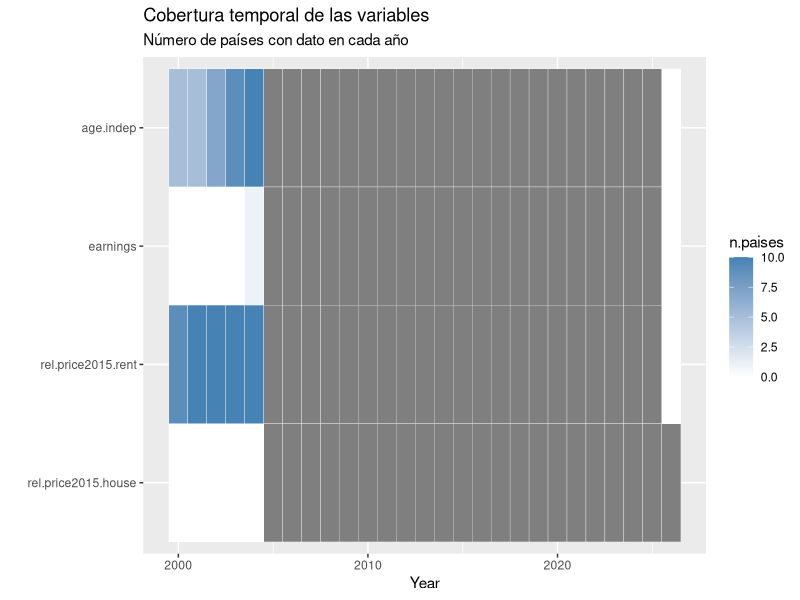
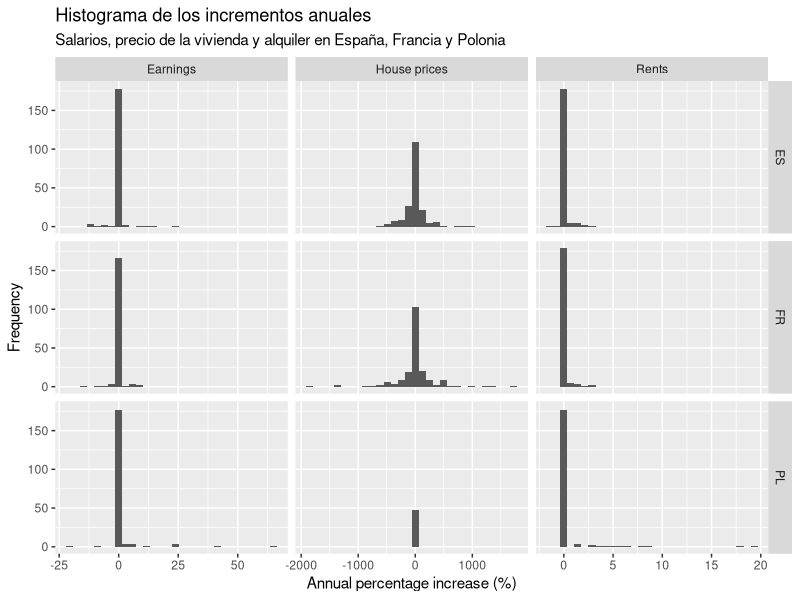
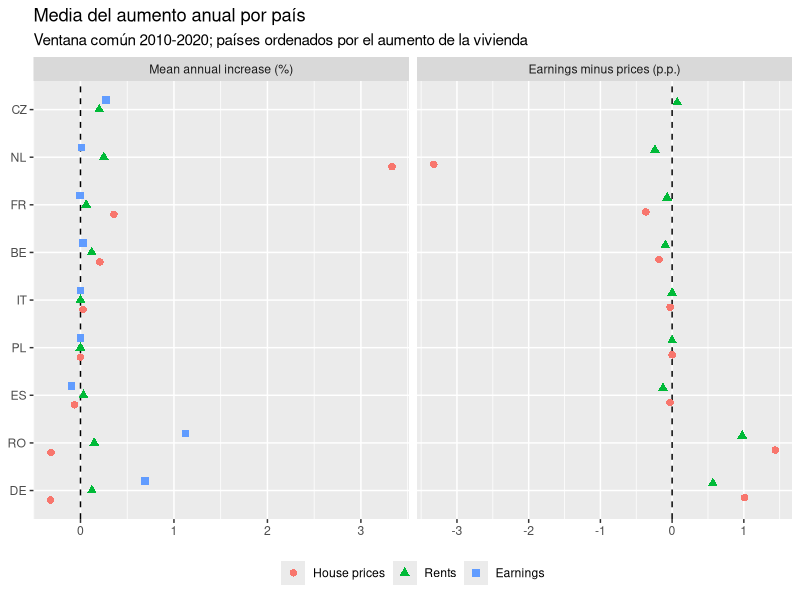
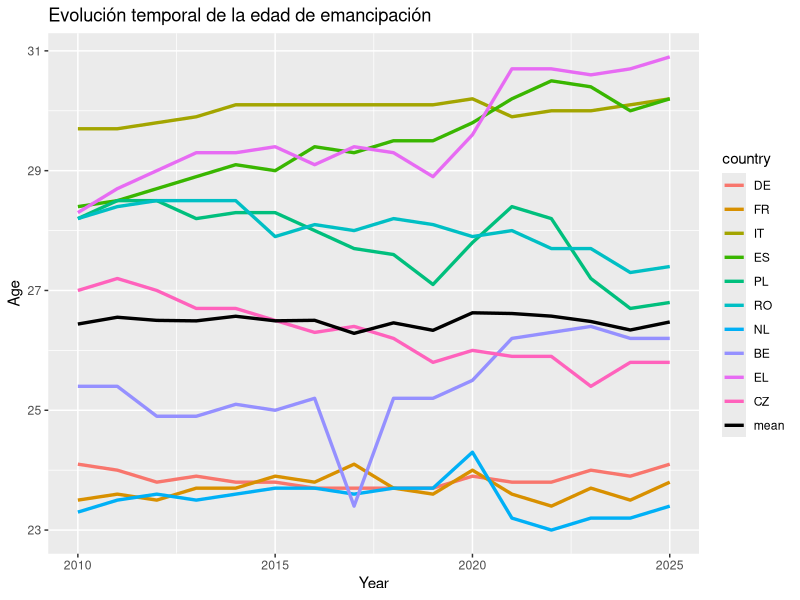
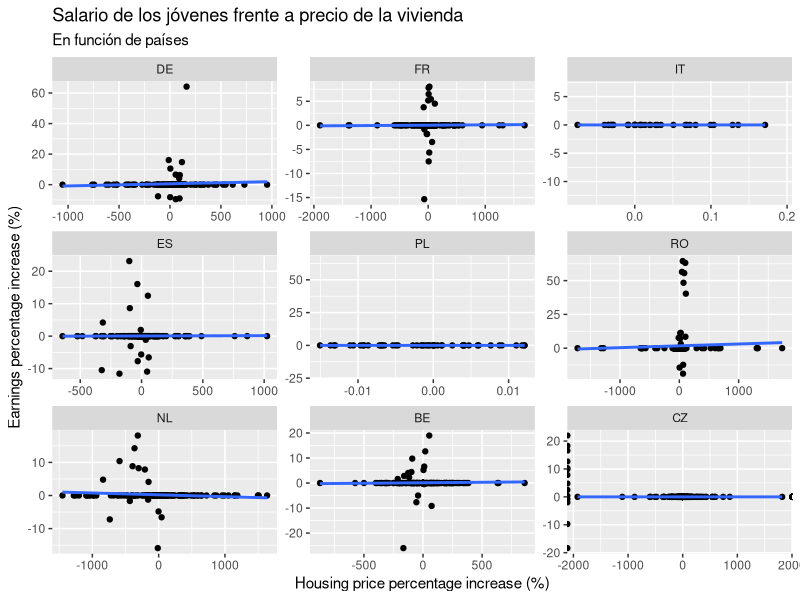
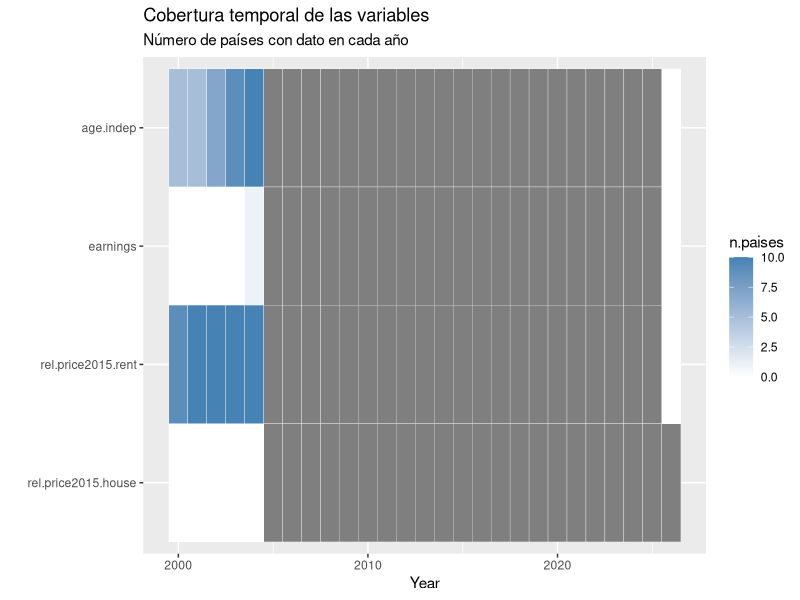
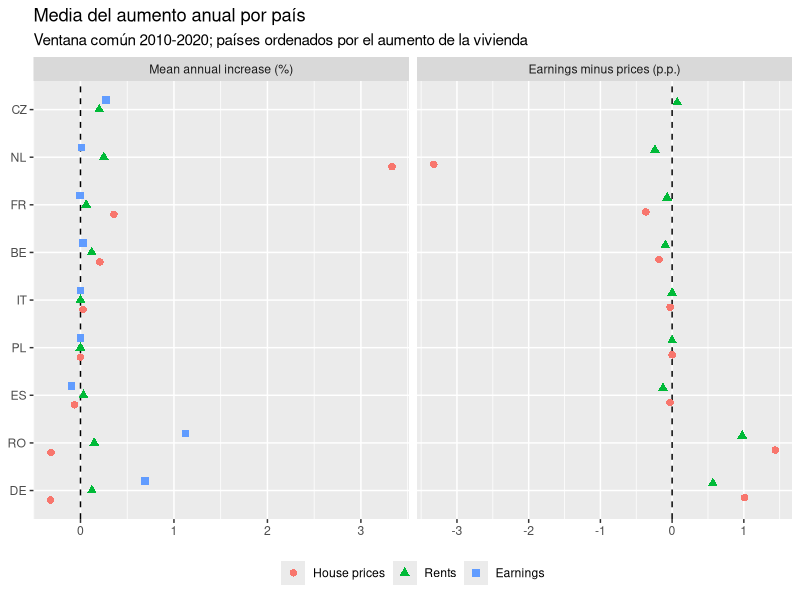
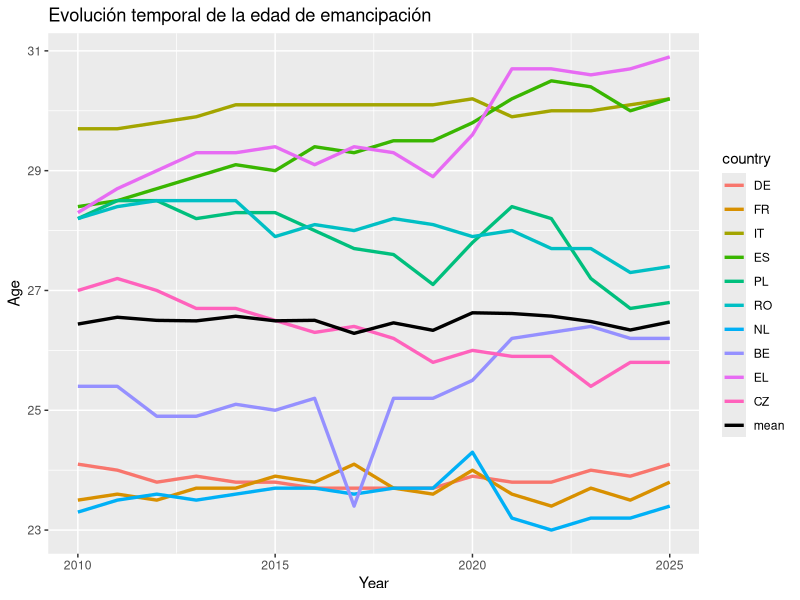

Source code (R) for these figures, in order: (Note: this script raises an error after producing the figures.)
## ---- chunk 1
knitr::opts_chunk$set(fig.width = 6.5, fig.height = 3.5, out.width = '100%',
                      echo = FALSE, message = FALSE, warning = FALSE)
# Tamaño por defecto de las figuras: 6.5 x 4.5 pulgadas, ajustadas al ancho del texto de la plantilla MDPI
## ---- chunk 2
library(readr)
library(stringr)
library(dplyr)
library(tidyr)
library(magrittr)
library(lubridate)
library(ggplot2)
library(GGally)
## ---- chunk 3
# Cargamos el dataframe
poblacion <- read_tsv('data/poblacion_paises.tsv')

# Limpiamos los nombres de la variable country para obtener los nombres de los paises
colnames(poblacion)[1] <- 'country'
poblacion %<>% mutate(country = sub("^.*,", "", country)) %>% mutate(across(-1, ~ as.numeric(gsub('[^0-9.]', '', .x))))

# Calculamos la media poblacional de cada pais desde el 2000 hasta hoy
poblacion %<>% transmute(country, population = rowMeans(select(., -country), na.rm = TRUE))

# Ordenamos los paises de mayor a menor poblacion
# Eliminamos algunos que no pertenecen politicamente a Europa
poblacion %<>% arrange(desc(population)) %>% filter(!(country %in% c('RU', 'UA', 'DE_TOT', 'TR', 'FX', 'BY', 'AZ', 'UK')))

# Nos quedamos con los nombres de los 10 primeros
mas.poblacion10 <- poblacion$country[1:10]

# Nos quedamos con los nombres de los 5 primeros
mas.poblacion5 <- poblacion$country[1:5]
## ---- chunk 4
# Cargamos el dataframe
indep.resid <- read_tsv('data/edad_independencia_residencial.tsv')

# La primera columna viene con los valores de sex y country, por lo que hay que separarlos
colnames(indep.resid)[1] <- 'sex.country'
indep.resid %<>% mutate(sex.country = sub("^.*,([^,]*,[^,]*)$", "\\1", sex.country)) %>% separate(sex.country, into = c('sex', 'country'), sep = ',') %>% mutate(sex = factor(sex))

# Aqui pasamos los valores de edad de emancipacion en funcion de año a formato tidy
# Filtramos para quedarnos con sex = 'T', el total, ya que no nos interesa la diferenciacion por sexos
# Nos quedamos con los 10 paises mas poblados
indep.resid %<>% mutate(across(c(-1, -2), ~ as.numeric(gsub('[^0-9.]', '', .x)))) %>% pivot_longer(cols = c(-1, -2), names_to = 'year', values_to = 'age.indep') %>% mutate(year = as.numeric(year)) %>% filter(sex == 'T' & country %in% mas.poblacion10) %>% select(-sex) %>% mutate(country = factor(country, levels = mas.poblacion10, labels = mas.poblacion10))
## ---- chunk 5
precio.vivienda <- read_tsv('data/precio_vivienda.tsv')

colnames(precio.vivienda)[1] <- 'country'
precio.vivienda %<>% mutate(country = sub(".*,", "", country))

precio.vivienda %<>% mutate(across(-1, ~ as.numeric(gsub('[^0-9.]', '', .x)))) %>% pivot_longer(cols = -1, names_to = 'year.quadri', values_to = 'rel.price2015.house')

# Como el indice viene por cuatrimestres, nos quedamos con 1 solo valor, el correspondiente al cuatrimestre 1
precio.vivienda %<>% separate(year.quadri, into = c('year', 'quadri'), sep = '-') %>% mutate(quadri = factor(quadri, ordered=TRUE)) %>% mutate(year = as.numeric(year)) %>% filter(country %in% mas.poblacion10 & quadri == 'Q1') %>% select(-quadri) %>% mutate(country = factor(country, levels = mas.poblacion10, labels = mas.poblacion10))
## ---- chunk 6
precio.alquiler <- read_tsv('data/precio_alquiler.tsv')

colnames(precio.alquiler)[1] <- 'country'
precio.alquiler %<>% mutate(country = sub(".*,", "", country))

precio.alquiler %<>% mutate(across(-1, ~ as.numeric(gsub('[^0-9.]', '', .x)))) %>% pivot_longer(cols = -1, names_to = 'year', values_to = 'rel.price2015.rent') %>% mutate(year = as.numeric(year)) %>% filter(country %in% mas.poblacion10) %>% mutate(country = factor(country, levels = mas.poblacion10, labels = mas.poblacion10))
## ---- chunk 7
salarios2 <- read_tsv('data/salarios2.tsv')

# Este dataframe ha sido obtenido de otra fuente
# Por eso los nombres de los paises vienen en otro formato y hay que hacer el filtrado manualmente otra vez 
salarios2 %<>% transmute(country = ref_area.label, year = time, earnings = 0.9*obs_value, source = factor(source.label))
names.country <- c('Germany', 'France', 'Italy', 'Spain', 'Poland', 'Romania', 'Netherlands', 'Belgium', 'Greece', 'Czechia')
names.country %in% salarios2$country
salarios2 %<>% filter(country %in% names.country) %>% mutate(country = factor(country, levels = names.country, labels = mas.poblacion10))

# En algunos paises se ha cambiado el metodo de cuantificar los salarios, por lo que hay saltos muy grandes de un año a otro
# Identificamos los paises en los que ha pasado esto
major.source <- salarios2 %>% count(country, source) %>% group_by(country) %>% arrange(desc(n)) %>% slice(1) %>% mutate(major.source = source) %>% select(c(-source, -n))

# Para no estropear la tendencia temporal, nos quedamos con los datos correspondientes a 1 solo metodo, del que mas observaciones haya
salarios2 %<>% full_join(major.source) %>% mutate(earnings = ifelse(source == major.source, earnings, NA)) %>% select(c(-major.source, -source))
## ---- chunk 8
# Juntamos todas las variables en un dataframe por paises y años
jovenes.df <- indep.resid %>% full_join(salarios2) %>% full_join(precio.alquiler) %>% full_join(precio.vivienda) 
## ---- chunk 9
sumario.jovenes <- data.frame(variable = colnames(jovenes.df))
sumario.jovenes$type <- sapply(jovenes.df, function(x) class(x)[1])
sumario.jovenes$levels <- sapply(jovenes.df, function(x) length(unique(x)))
sumario.jovenes$topLevel <- sapply(jovenes.df, function(x) names(which.max(table(x))))
sumario.jovenes$topCount <- sapply(jovenes.df, function(x) max(table(x)))
sumario.jovenes$topFrac <- sumario.jovenes$topCount / nrow(jovenes.df)
sumario.jovenes$missFreq <- sapply(jovenes.df, function(x) sum(is.na(x)))
sumario.jovenes$missFrac <- sumario.jovenes$missFreq / nrow(jovenes.df)


tab.df <- sumario.jovenes
num <- suppressWarnings(as.numeric(tab.df$topLevel))
tab.df$topLevel <- ifelse(is.na(num), tab.df$topLevel, format(round(num, 2), trim = TRUE, drop0trailing = TRUE))

tab.sumario <- knitr::kable(tab.df, format = 'latex', booktabs = TRUE, linesep = '', digits = 3, align = c('l', 'l', 'r', 'r', 'r', 'r', 'r', 'r'), col.names = c('Variable', 'Type', 'Levels', 'Top level', 'Top count', 'Top frac.', 'Miss. freq.', 'Miss. frac.'))
knitr::asis_output(paste0('\\begin{table}[H]\n\\caption{Resumen de las variables del conjunto de datos.}\n\\centering\\footnotesize\\setlength{\\tabcolsep}{4pt}\n', paste(tab.sumario, collapse = '\n'), '\n\\end{table}\n'))
## ---- chunk 10
dim(jovenes.df)
# Numero de registros y de variables

vars.num <- setdiff(colnames(jovenes.df)[sapply(jovenes.df, is.numeric)], 'year')
vars.num
# Variables cuantitativas continuas. 'country' es cualitativa nominal y 'year' es cuantitativa discreta (indice temporal)

por.var <- function(f) unname(sapply(jovenes.df[vars.num], f))
# Aplica una funcion a cada variable numerica y devuelve un vector sin nombres
## ---- chunk 11
cobertura <- jovenes.df %>% group_by(year) %>% summarise(across(all_of(vars.num), ~ sum(!is.na(.x)))) %>% pivot_longer(-year, names_to = 'variable', values_to = 'n.paises') %>% mutate(variable = factor(variable, levels = rev(vars.num)))

ggplot(cobertura, aes(x = year, y = variable, fill = n.paises)) + geom_tile(color = 'white') + scale_fill_gradient(low = 'white', high = 'steelblue', limits = c(0, length(unique(jovenes.df$country)))) + labs(title = 'Cobertura temporal de las variables', subtitle = 'Número de países con dato en cada año') + xlab('Year') + ylab('')
ggsave('results/univ_cobertura.pdf', width = 14, height = 10, dpi = 300)
## ---- chunk 12
# Limitamos el estudio desde el 2010 hasta el 2025
jovenes.df %<>% filter(year >= 2010 & year <= 2025)

# Obtenemos el primer año en el que comienzan las medidas de salarios y precios
# Tomamos este año como valor de referencia para poder compararlos luego mas facilmente
year.start <- jovenes.df %>% group_by(country) %>% arrange(year) %>% select(c(country, year, rel.price2015.rent, rel.price2015.house, earnings)) %>%  filter(if_all(everything(), ~ !is.na(.x))) %>% slice(1) %>% ungroup() %>% transmute(country, year.start = year)

jovenes.df <- full_join(jovenes.df, year.start)

# Ahora tomamos, para cada variable, un valor de 100 en el año de referencia, asi las podremos comparar mejor graficamente
jovenes.df %<>% group_by(country) %>% mutate(earnings = earnings/earnings[year == unique(year.start)]*100, price.rent = rel.price2015.rent/rel.price2015.rent[year == unique(year.start)]*100, price.house = rel.price2015.house/rel.price2015.house[year == unique(year.start)]*100) %>% select(c(-year.start, -rel.price2015.rent, -rel.price2015.house)) %>% ungroup()

# Calculamos los salarios en proporcion al precio de la vivienda y a los alquileres, respectivamente
jovenes.df %<>% mutate(earn.prop.house = earnings/price.house*100, earn.prop.rent = earnings/price.rent*100)

# Calculamos el aumento porcentual de los salarios, alquileres y precio de la vivienda para cada año
jovenes.df %<>%
  group_by(country) %>%
  arrange(year, .by_group = TRUE) %>%
  mutate(
    age.diff = age.indep - lag(age.indep),
    earn.diff = earnings - lag(earnings),
    house.diff = price.house - lag(price.house),
    rent.diff = price.rent - lag(price.rent)
  ) %>%
  ungroup()
## ---- chunk 13
# Calculamos ahora cuales son las variables cuantitativas continuas tras las transformaciones
vars.num <- setdiff(colnames(jovenes.df)[sapply(jovenes.df, is.numeric)], 'year')
vars.num
## ---- chunk 14
mystats <- function(x, na.omit = TRUE) {
  if (na.omit) x <- x[!is.na(x)]
  m <- mean(x)
  n <- length(x)
  s <- sd(x)
  skew <- sum((x - m)^3 / s^3) / n
  kurt <- sum((x - m)^4 / s^4) / n - 3
  return(c(n = n, mean = m, trimmed = mean(x, trim = 0.1), median = median(x), min = min(x), q1 = quantile(x, 0.25, names = FALSE), q3 = quantile(x, 0.75, names = FALSE), max = max(x), stdev = s, var = var(x), mad = mad(x), IQR = IQR(x), skew = skew, kurtosis = kurt))
}
# Funcion del Tema 6 (asimetria y curtosis en exceso), ampliada con media recortada (10%), cuartiles, rango intercuartilico y MAD

estad <- sapply(jovenes.df[vars.num], mystats)

t(round(estad[c('n', 'mean', 'trimmed', 'median', 'min', 'q1', 'q3', 'max'), ], 2))
# Tendencia central y posicion

t(round(estad[c('stdev', 'var', 'mad', 'IQR', 'skew', 'kurtosis'), ], 2))
# Dispersion y forma (skew > 0: cola larga a la derecha; kurtosis > 0: colas mas pesadas que la normal)
## ---- chunk 15
# Estadisticos de cada variable calculados por pais (5 paises mas poblados)
nm <- names(mystats(c(0, 1)))
mystats.pais <- function(x) if (all(is.na(x))) setNames(rep(NA_real_, length(nm)), nm) else mystats(x)
estad.pais <- lapply(mas.poblacion5, function(p) t(sapply(jovenes.df[jovenes.df$country == p, vars.num], mystats.pais)))
names(estad.pais) <- mas.poblacion5
# estad.pais[[pais]]: una fila por variable y una columna por estadistico (n, mean, trimmed, median, ..., kurtosis)

# Tabla compacta: media y desviacion tipica (SD) de cada variable en cada pais
nc <- length(mas.poblacion5)
mat <- do.call(cbind, lapply(mas.poblacion5, function(p) round(estad.pais[[p]][, c('mean', 'stdev')], 2)))
tab.df <- data.frame(variable = vars.num, mat, check.names = FALSE, row.names = NULL)

tab.k <- knitr::kable(tab.df, format = 'latex', booktabs = TRUE, linesep = '', digits = 2, align = c('l', rep('r', 2 * nc)), col.names = c('Variable', rep(c('Mean', 'SD'), nc)))

# Cabecera con el nombre de cada pais sobre sus dos columnas, y dos bloques: niveles y variaciones anuales (variables .diff)
lin <- unlist(strsplit(paste(tab.k, collapse = '\n'), '\n'))
i.mid <- grep('^\\\\midrule', lin)[1]
i.bot <- grep('^\\\\bottomrule', lin)
cuerpo <- lin[(i.mid + 1):(i.bot - 1)]
es.diff <- grepl('\\.diff$', vars.num)
cab <- paste0(' & ', paste0('\\multicolumn{2}{c}{', mas.poblacion5, '}', collapse = ' & '), ' \\\\')
cmr <- paste0('\\cmidrule(lr){', seq(2, by = 2, length.out = nc), '-', seq(3, by = 2, length.out = nc), '}', collapse = '')
bloque <- function(titulo) paste0('\\midrule\\multicolumn{', 2 * nc + 1, '}{l}{\\textit{', titulo, '}}\\\\')
tabla <- paste(c(lin[1:(i.mid - 2)], cab, cmr, lin[i.mid - 1], cuerpo[!es.diff], cuerpo[es.diff], lin[i.bot:length(lin)]), collapse = '\n')

knitr::asis_output(paste0('\\begin{table}[H]\n\\caption{Media y desviación típica (SD) por país de las variables numéricas (5 países más poblados).}\n\\centering\\footnotesize\\setlength{\\tabcolsep}{3pt}\n\\resizebox{\\ifdim\\width>\\linewidth\\linewidth\\else\\width\\fi}{!}{%\n', tabla, '}\n\\end{table}\n'))
## ---- chunk 16
paises.excluir <- character(0)
# Paises que se quieran dejar fuera del estudio (por ejemplo, uno con una serie muy corta que acorte la ventana comun). Grecia ya queda fuera porque no tiene serie de vivienda

aumentos <- jovenes.df %>% filter(!country %in% paises.excluir) %>% select(country, year, earnings, price.rent, price.house, earn.pct = earn.diff, rent.pct = rent.diff, house.pct = house.diff)
# Aumento porcentual: la propia .diff (variacion anual del indice, que vale 100 en el año base)

vars.pct <- c('house.pct', 'rent.pct', 'earn.pct')
# Variables del estudio: aumento porcentual de la vivienda, del alquiler y de los salarios

rango.paises <- aumentos %>% filter(!is.na(earnings) & !is.na(price.rent) & !is.na(price.house)) %>% group_by(country) %>% summarise(primero = min(year), ultimo = max(year), .groups = 'drop') %>% as.data.frame()
# Primer y ultimo año con las tres series disponibles en cada pais

year.ini <- max(rango.paises$primero)
year.fin <- min(rango.paises$ultimo)
c(year.ini = year.ini, year.fin = year.fin)
# Ventana comun: desde el ultimo de los primeros años hasta el primero de los ultimos

aum.comun <- aumentos %>% filter(year > year.ini & year <= year.fin) %>% filter(if_all(all_of(vars.pct), ~ !is.na(.x)))
# Variaciones anuales dentro de la ventana comun (la primera es la de year.ini + 1) y sin datos ausentes

aum.comun %>% count(country) %>% as.data.frame()
## ---- chunk 17
medias.pais <- aum.comun %>% group_by(country) %>% summarise(n.years = n(), across(all_of(vars.pct), mean), .groups = 'drop') %>% mutate(earn.menos.house = earn.pct - house.pct, earn.menos.rent = earn.pct - rent.pct) %>% as.data.frame()
# Media anual de cada pais en la ventana comun y diferencias entre variables

# Tabla con los valores de la figura (mismo orden: de mayor a menor aumento de la vivienda)
n.pais <- nrow(medias.pais)
n.house <- sum(medias.pais$earn.menos.house > 0)
n.rent <- sum(medias.pais$earn.menos.rent > 0)

tab.med <- medias.pais %>% arrange(desc(house.pct)) %>% select(country, house.pct, rent.pct, earn.pct, earn.menos.house, earn.menos.rent)
tab.med <- knitr::kable(tab.med, format = 'latex', booktabs = TRUE, linesep = '', digits = 2, align = c('l', rep('r', 5)), escape = FALSE, col.names = c('Country', 'House', 'Rent', 'Earnings', 'Earn.$-$House', 'Earn.$-$Rent'))

knitr::asis_output(paste0('\\begin{table}[H]\n\\caption{Media anual del aumento (\\%) de los precios de la vivienda, del alquiler y de los salarios en ', year.ini, '-', year.fin, ', y diferencia entre salarios y precios (p.p.). Los salarios crecen más que la vivienda en ', n.house, ' de ', n.pais, ' países y más que el alquiler en ', n.rent, ' de ', n.pais, '.}\n\\centering\\footnotesize\n', paste(tab.med, collapse = '\n'), '\n\\end{table}\n'))
## ---- chunk 18
# Histogramas de los incrementos anuales (los mismos de antes, bins = 30) de salarios, vivienda y alquiler en tres paises
paises.hist <- c('ES', 'FR', 'PL')

hist.df <- jovenes.df %>% filter(country %in% paises.hist) %>% select(country, earn.diff, house.diff, rent.diff) %>% pivot_longer(-country, names_to = 'variable', values_to = 'aumento') %>% mutate(country = factor(country, levels = paises.hist), variable = factor(variable, levels = c('earn.diff', 'house.diff', 'rent.diff'), labels = c('Earnings', 'House prices', 'Rents')))

ggplot(hist.df, aes(x = aumento)) + geom_histogram(bins = 30, na.rm = TRUE) + facet_grid(country ~ variable, scales = 'free_x') + xlab('Annual percentage increase (%)') + ylab('Frequency') + labs(title = 'Histograma de los incrementos anuales', subtitle = 'Salarios, precio de la vivienda y alquiler en España, Francia y Polonia')
## ---- chunk 19
# Figura compacta: a la izquierda, media anual del aumento de la vivienda, el alquiler y los salarios; a la derecha, diferencia entre salarios y precios (p.p. = puntos porcentuales)
orden <- as.character(medias.pais$country[order(medias.pais$house.pct)])
etq <- c(house.pct = 'House prices', rent.pct = 'Rents', earn.pct = 'Earnings')
pan <- c('Mean annual increase (%)', 'Earnings minus prices (p.p.)')

medias.fig <- bind_rows(
  medias.pais %>% select(country, house.pct, rent.pct, earn.pct) %>% pivot_longer(-country, names_to = 'variable', values_to = 'valor') %>% mutate(panel = pan[1]),
  medias.pais %>% transmute(country, house.pct = earn.menos.house, rent.pct = earn.menos.rent) %>% pivot_longer(-country, names_to = 'variable', values_to = 'valor') %>% mutate(panel = pan[2])
) %>% mutate(country = factor(country, levels = orden), variable = factor(variable, levels = names(etq), labels = etq), panel = factor(panel, levels = pan))

ggplot(medias.fig, aes(x = valor, y = country, color = variable, shape = variable, group = variable)) + geom_vline(xintercept = 0, linetype = 2) + geom_point(size = 2.2, position = position_dodge(width = 0.6)) + facet_wrap(~panel, scales = 'free_x') + labs(title = 'Media del aumento anual por país', subtitle = paste0('Ventana común ', year.ini, '-', year.fin, '; países ordenados por el aumento de la vivienda'), x = NULL, y = NULL, color = NULL, shape = NULL) + theme(legend.position = 'bottom')
ggsave('results/univ_aumentos_medias.pdf', width = 6.5, height = 3.5, dpi = 300)
## ---- chunk 20
age.mean <- jovenes.df %>% group_by(year) %>% summarise(age.mean = mean(age.indep, na.rm = TRUE), .groups = "drop")
ggplot() + geom_line(data = jovenes.df, mapping = aes(x = year, y = age.indep, color = country), linewidth = 1.15, na.rm = TRUE) + geom_line(data = age.mean, mapping = aes(x = year, y = age.mean, color = 'mean'), linewidth = 1.15, na.rm = TRUE) +
  scale_color_manual(values = c(setNames(scales::hue_pal()(length(unique(jovenes.df$country))), unique(jovenes.df$country)), "mean" = "black")) +
  labs(title = 'Evolución temporal de la edad de emancipación') + xlab('Year') + ylab('Age')
ggsave('results/edad_emancipacion.pdf', width = 14, height = 10, dpi = 300)
## ---- chunk 21
media.edad <- jovenes.df %>% group_by(country) %>% summarise(n.years = n(), media = round(mean(age.indep, na.rm = TRUE),2), media.pct = round(mean(age.diff, na.rm = TRUE),2), total.dif = age.indep[length(age.indep)]-age.indep[1], .groups = 'drop') %>% as.data.frame()
media.edad
# Media anual de cada pais de la edad de emancipación
## ---- chunk 22
jovenes.df %>% filter(country != 'EL') %>% ggplot(aes(x = house.diff, y = earn.diff)) + geom_point(na.rm = TRUE) + 
   geom_smooth(method = "lm", se = FALSE, na.rm = TRUE) + facet_wrap(.~country, nrow = 4, scales = 'free') + ylab('Earnings percentage increase (%)') + xlab('Housing price percentage increase (%)') + labs(title = 'Salario de los jóvenes frente a precio de la vivienda', subtitle = 'En función de países')
## ---- chunk 23
jovenes.df %>% filter(country != 'EL') %>% group_by(country) %>% summarise(cor.pearson = cor(earn.diff, house.diff, method = 'pearson', use = 'complete.obs'), cor.spearman = cor(earn.diff, house.diff, method = 'spearman', use = 'complete.obs'))
## ---- chunk 24
jovenes.df %>% filter(country != 'EL') %>% group_by(country) %>% summarise(slope = lm(earn.diff ~ house.diff)[[1]][2])
## ---- chunk 25
jovenes.df %>% filter(country != 'EL') %>% ggplot(aes(x = rent.diff, y = earn.diff)) + geom_point(na.rm = TRUE) + 
  geom_smooth(method = "lm", se = FALSE, na.rm = TRUE) + facet_wrap(.~country, nrow = 4, scales = 'free') + ylab('Earnings percentage increase (%)') + xlab('Rent percentage increase (%)') + labs(title = 'Salario de los jóvenes frente a precio del alquiler', subtitle = 'En función de países')
## ---- chunk 26
jovenes.df %>% filter(country != 'EL') %>% group_by(country) %>% summarise(cor.pearson = cor(earn.diff, rent.diff, method = 'pearson', use = 'complete.obs'), cor.spearman = cor(earn.diff, rent.diff, method = 'spearman', use = 'complete.obs'))
## ---- chunk 27
jovenes.df %>% filter(country != 'EL') %>% group_by(country) %>% summarise(slope = lm(earn.diff ~ rent.diff)[[1]][2])
## ---- chunk 28
ggplot(data = filter(jovenes.df, country != 'EL', year >= 2005 & year <= 2025)) + 
  geom_line(aes(x = year, y = earnings, color = 'earnings'), linewidth = 1, na.rm = TRUE) + 
  geom_line(aes(x = year, y = price.house, color = 'house buying'), linewidth = 1, linetype = 2, na.rm = TRUE) + 
  geom_line(aes(x = year, y = price.rent, color = 'rent'), linewidth = 1, linetype = 3, na.rm = TRUE) + facet_wrap(.~country, nrow = 4, scales = 'free_y') + labs(title = 'Evolución porcentual del salario de los jóvenes, precio de la vivienda y precio del alquiler', subtitle = 'En función de países') + xlab('Year') + ylab('Percentage increase (%)')
ggsave('results/viviendas_salarios.pdf', width = 14, height = 10, dpi = 300)
## ---- chunk 29
ggplot(data = filter(jovenes.df, country != 'EL', year >= 2005 & year <= 2025)) + 
  geom_line(aes(x = year, y = earn.prop.house, color = 'by house prices'), linewidth = 1, na.rm = TRUE) + 
  geom_line(aes(x = year, y = earn.prop.rent, color = 'by rent'), linewidth = 1, na.rm = TRUE) + facet_wrap(.~country, nrow = 4, scales = 'free_y') + labs(title = 'Evolución del salario real en proporción al precio de la vivienda y del alquiler', subtitle = 'En función de países') + xlab('Year') + ylab('Percentage increase (%)')
ggsave('results/proporcion_salario.pdf', width = 14, height = 10, dpi = 300)
